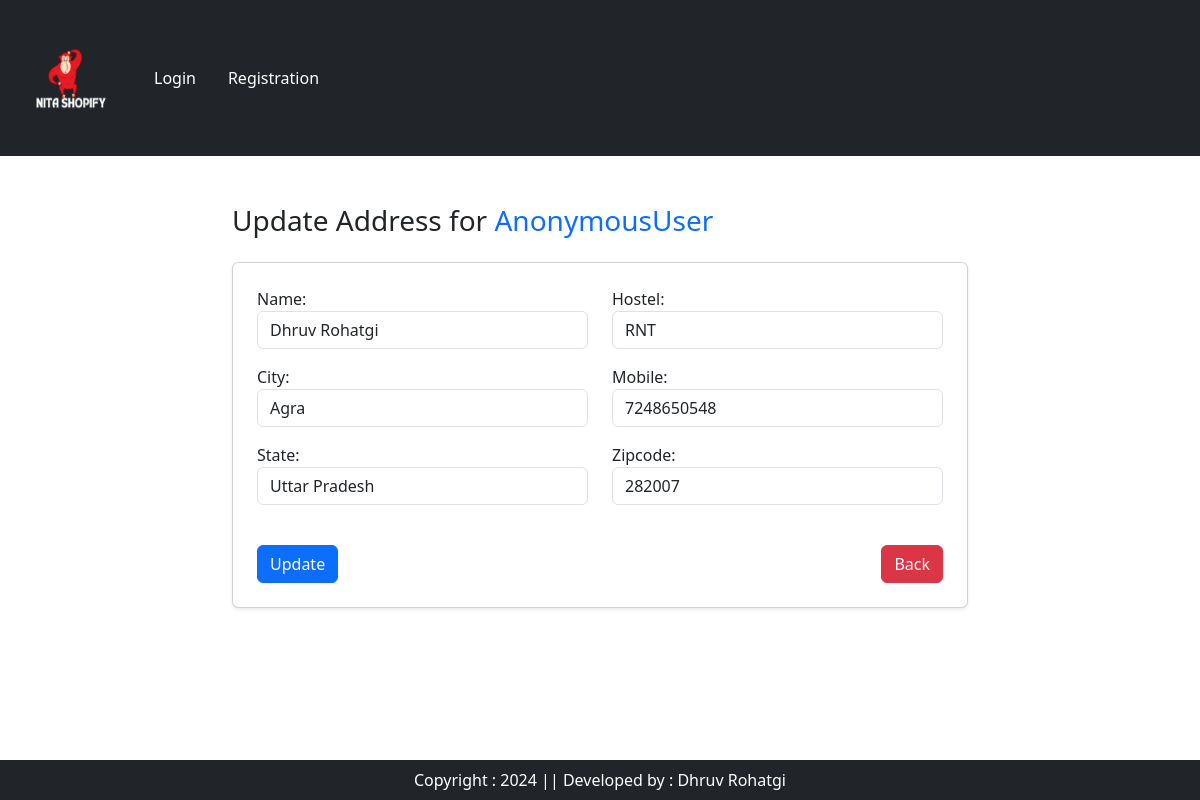
Screenshot of /updateAddress/1 with the database file from the repository.
### core/models.py (models this page shows, shortened)
class Customers(models.Model):
    user = models.ForeignKey(User, on_delete=models.CASCADE)
    name = models.CharField(max_length=200)
    hostel = models.CharField(max_length=200)
    city = models.CharField(max_length=200)
    mobile = models.IntegerField(default=0)
    zipcode = models.IntegerField()
    state = models.CharField(choices=STATE_CHOICES, max_length=100)

### core/views.py (the view, shortened to what this page needs)
# urls.py: path("updateAddress/<int:pk>", views.updateAddress.as_view(), name="updateAddress"),
class updateAddress(View):
    def get(self,request,pk):
        add = Customers.objects.get(pk=pk)
        form = CustomerProfileForm(instance=add)  #advantageous in django
        return render(request,  'core/updateAddress.html', locals())

### core/forms.py
class CustomerProfileForm(forms.ModelForm):
    class Meta:
        model = Customers
        fields = ['name', 'hostel', 'city', 'mobile', 'state', 'zipcode']
        widgets={
            'name': forms.TextInput(attrs={'class':'form-control'}),
            'hostel': forms.TextInput(attrs={'class':'form-control'}),
            'city': forms.TextInput(attrs={'class':'form-control'}),
            'mobile': forms.NumberInput(attrs={'class':'form-control'}),
            'state': forms.Select(attrs={'class':'form-control'}),
            'zipcode': forms.NumberInput(attrs={'class':'form-control'}),
        }

### core/templates/core/updateAddress.html (shortened to what this page needs)
{% extends "core/base.html" %}
{% load static %}
{% block main-content %}
<div class="container my-5">
    <div class="row justify-content-center">
        <div class="col-lg-8">
            <h3 class="mb-4">Update Address for <span class="text-capitalize text-primary">{{ request.user }}</span></h3>
            <div class="card p-4 shadow-sm">
                <form action="" method="post">
                    <div class="row">
                        {% for fm in form %}
                        <div class="mb-3 col-md-6">
                            {{ fm.label_tag }} {{ fm }}
                        </div>
                        {% endfor %}
                    </div>
                    <div class="mt-4 d-flex justify-content-between">
                        <button type="submit" class="btn btn-primary">Update</button>
                        <a href="{% url "address" %}" class="btn btn-danger">Back</a>
                    </div>
                </form>
            </div>
        </div>
    </div>
</div>
{% endblock main-content %}

### rows the page displays
Customers: form "Dhruv Rohatgi" "RNT" "Agra" "7248650548" "Uttar Pradesh" "282007"

### other values shown
{{ request.user }} "AnonymousUser"
{{ fm.label_tag }} "Name:" "Hostel:" "City:" "Mobile:" "State:" "Zipcode:"
